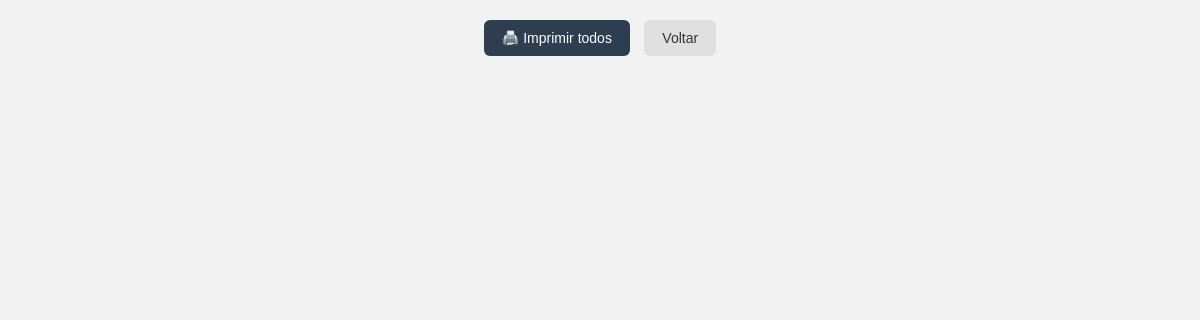
Before: /imprimir/pendente with the older database file.
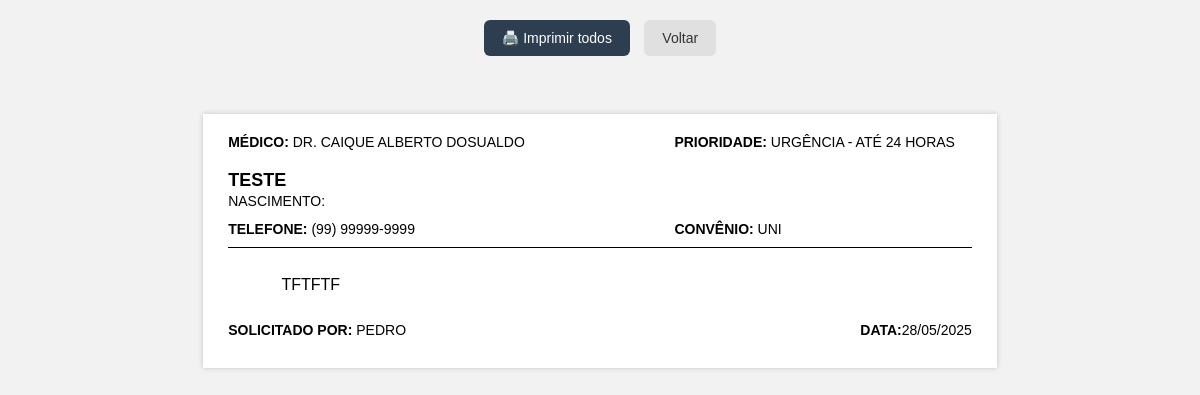
After: the same page with the newer database file.
### tables this page shows
CREATE TABLE recados (
            id INTEGER PRIMARY KEY AUTOINCREMENT,
            medico TEXT NOT NULL,
            prioridade TEXT NOT NULL,
            nome_paciente TEXT NOT NULL,
            data_nascimento TEXT NOT NULL,
            telefone TEXT NOT NULL,
            convenio TEXT,
            descricao TEXT,
            status TEXT DEFAULT 'pendente',
            usuario TEXT NOT NULL,
            data_cadastro TEXT NOT NULL
        , finalizado_por TEXT);

### app.py (the view)
@app.route('/imprimir/<status>')
def imprimir(status):
    conexao = conectar_banco()
    cursor = conexao.cursor()
    cursor.execute('SELECT * FROM recados WHERE status = ? ORDER BY medico, prioridade', (status,))
    recados = cursor.fetchall()
    conexao.close()
    return render_template('imprimir_lista.html', recados=recados)

### app.py (called while the page is built)
def conectar_banco():
    conexao = sqlite3.connect('recados.db')
    conexao.row_factory = sqlite3.Row
    return conexao

@app.template_filter('format_data')
def formatar_data_br(data_str):
    try:
        data_obj = datetime.strptime(data_str, '%Y-%m-%d %H:%M:%S')
        return data_obj.strftime('%d/%m/%Y')
    except:
        return data_str  # fallback caso a string esteja mal formatada

### templates/imprimir_lista.html (shortened to what this page needs)
<!DOCTYPE html>
<html lang="pt-br">
<head>
    <link rel="stylesheet" href="{{ url_for('static', filename='css/imprimir_lista.css') }}">
</head>
<body>
    <div class="no-print botoes-topo">
        <button onclick="window.print()" class="btn-imprimir-topo">🖨️ Imprimir todos</button>
        <a href="{{ url_for('listar') }}" class="btn-voltar-topo">Voltar</a>
    </div>
    {% for recado in recados %}
        <div class="recado">
        <div class="linha-topo">
            <span class="campo"><strong>Médico:</strong> {{ recado['medico'] }}</span>
            <span class="campo"><strong>Prioridade:</strong> {{ recado['prioridade'] }}</span>
        </div>
        <div class="paciente">{{ recado['nome_paciente'] }}</div>
        <div class="subinfo">Nascimento: {{ recado['data_nascimento_formatada'] }}</div>
        <div class="linha-meio">
            <span class="campo"><strong>Telefone:</strong> {{ recado['telefone'] }}</span>
            <span class="campo"><strong>Convênio:</strong> {{ recado['convenio'] }}</span>
        </div>
        <div class="descricao">
            {{ recado['descricao'] }}
        </div>
        <div class="linha-rodape">
            <span>
                <strong>Solicitado por:</strong> {{ recado['usuario'] }}
            </span>
            <span>
                <strong>Data:</strong>{{ recado['data_cadastro']|format_data }}
            </span>
        </div>
        </div>
    {% endfor %}
</body>
</html>

### static/css/imprimir_lista.css (style rules this page uses)
body { font-family: Arial, sans-serif; margin: 20px auto; padding: 0; background-color: #f2f2f2; display: flex; flex-direction: column; align-items: center; }
.recado { width: 100%; max-width: 21cm; margin: 1cm auto; padding: 20px 25px; box-sizing: border-box; page-break-after: always; display: flex; flex-direction: column; justify-content: space-between; text-transform: uppercase; border: none; box-shadow: 0 0 5px rgba(0, 0, 0, 0.2); background-color: white; }
.linha-topo, .linha-meio, .linha-rodape { display: flex; justify-content: space-between; font-size: 14px; margin-bottom: 10px; }
.paciente { font-size: 18px; font-weight: bold; text-align: left; margin: 10px 0 2px 0; }
.subinfo { font-size: 14px; text-align: left; margin-bottom: 12px; }
.descricao { font-size: 16px; border-top: 1px solid #000; padding-top: 10px; white-space: pre-wrap; flex-grow: 1; margin-bottom: 10px; word-wrap: break-word; overflow-wrap: break-word; }
.campo { display: inline-block; min-width: 40%; }
.botoes-topo { text-align: center; margin-bottom: 20px; }
.btn-imprimir-topo { padding: 10px 18px; font-size: 14px; background-color: #2c3e50; color: white; border: none; border-radius: 6px; cursor: pointer; margin-right: 10px; }
.btn-voltar-topo { padding: 10px 18px; font-size: 14px; text-decoration: none; background-color: #e0e0e0; color: #333; border-radius: 6px; transition: background-color 0.3s ease; }

Changed rows visible on the page:
added recados: medico "DR. CAIQUE ALBERTO DOSUALDO", prioridade "URGÊNCIA - ATÉ 24 HORAS", nome_paciente "TESTE", telefone "(99) 99999-9999", convenio "UNI", descricao "TFTFTF", usuario "PEDRO", data_cadastro "28/05/2025"
